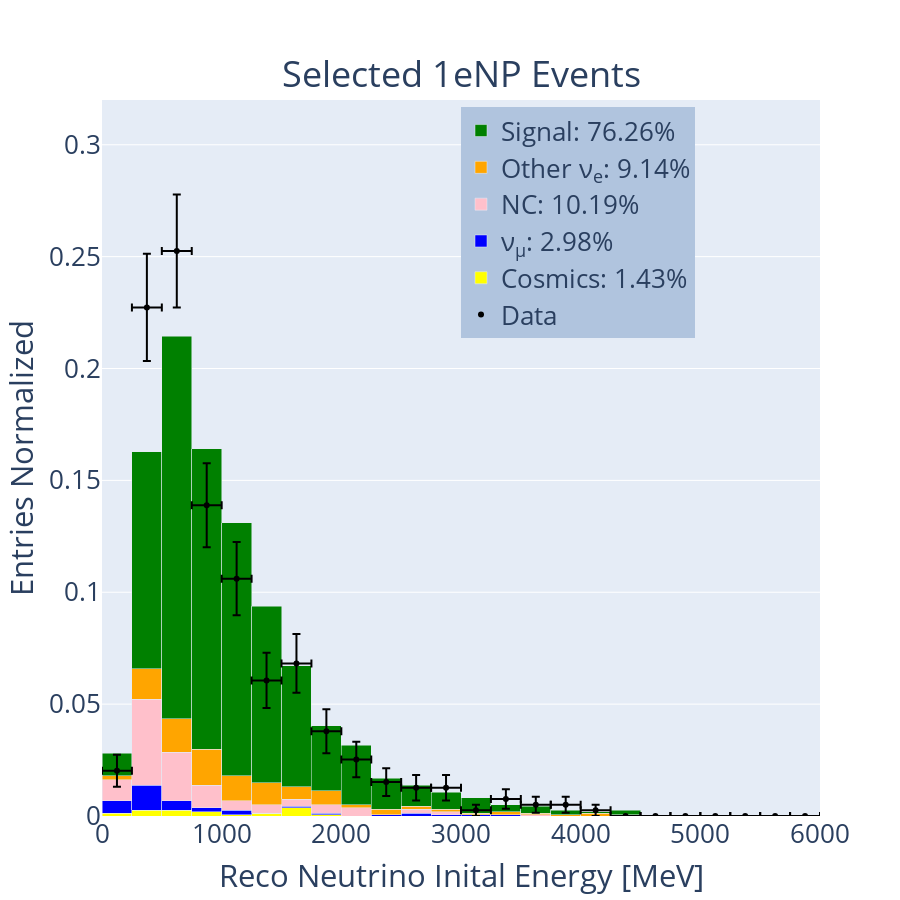
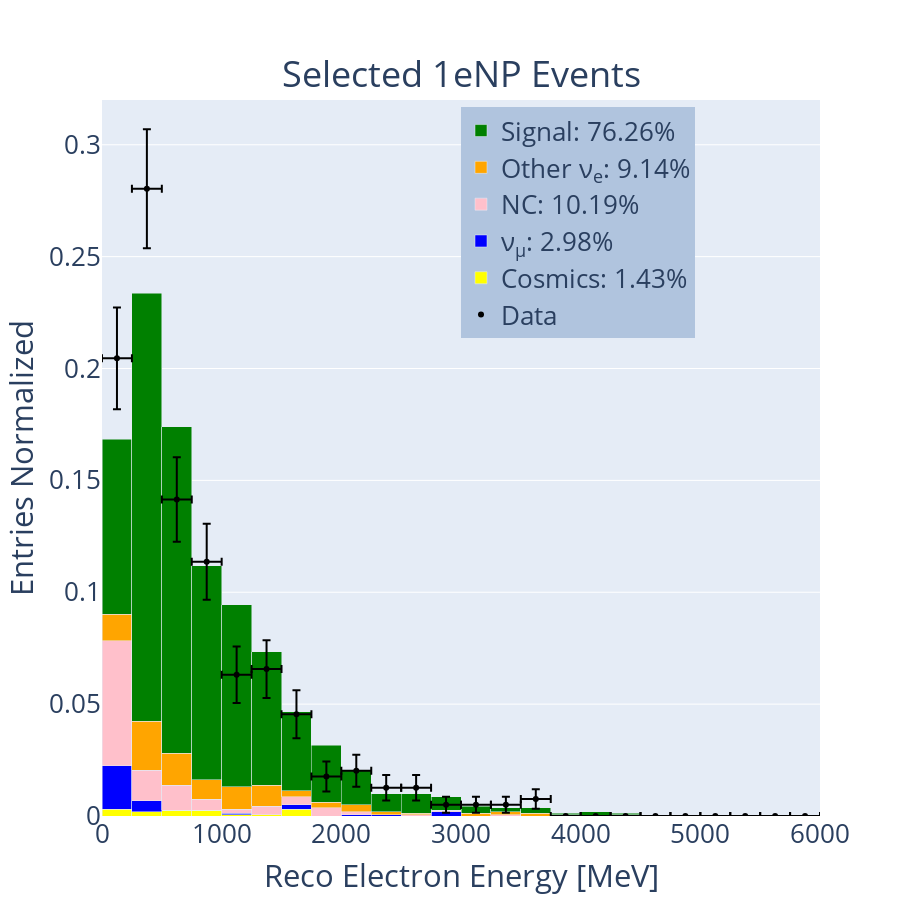
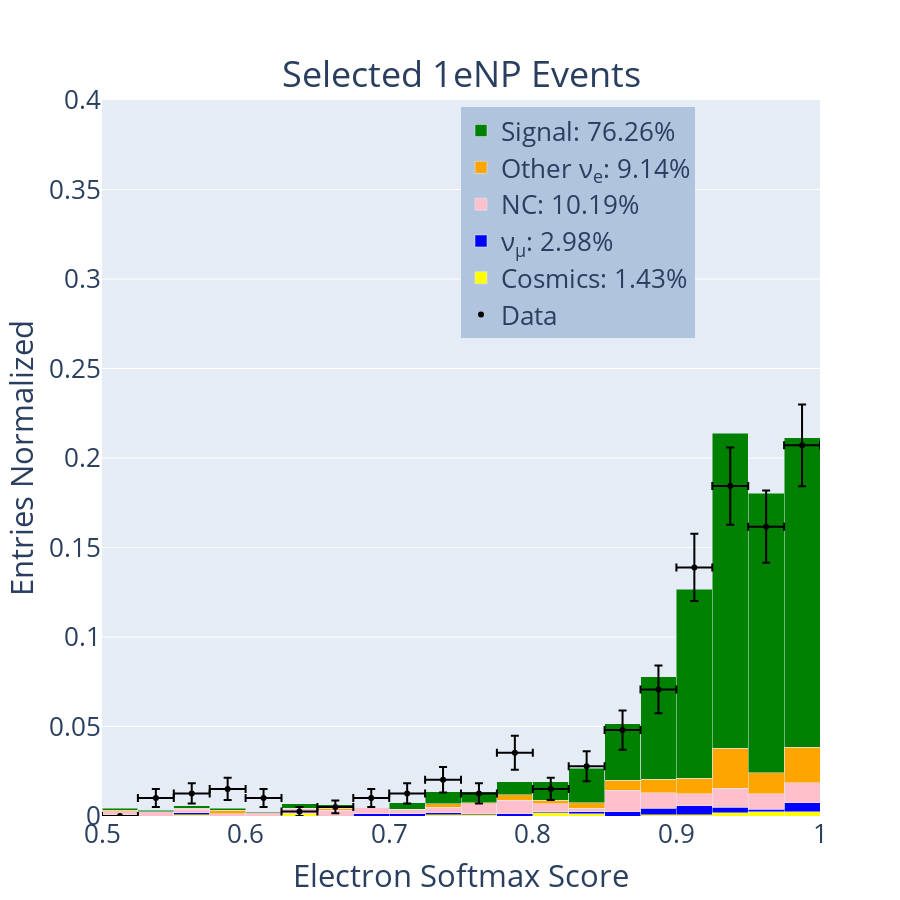
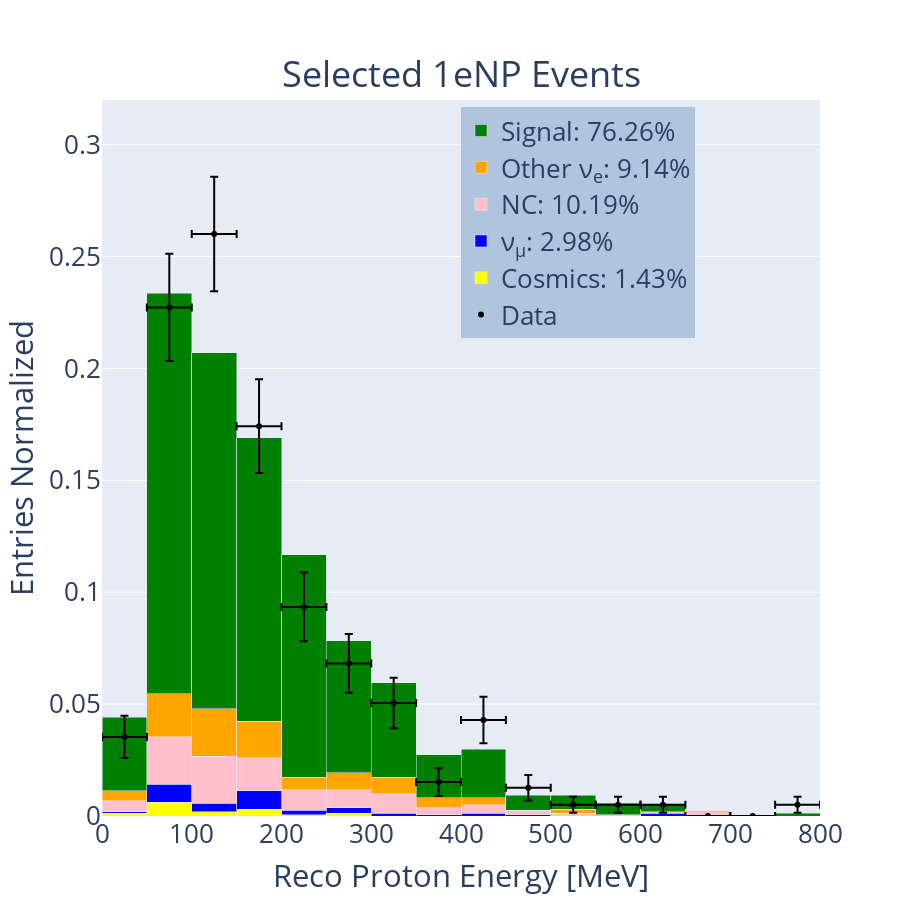

The cell these charts' notebook holds for them, in order:
### Code cell
#hist_1d_norm('reco_nu_energy',[0,5000],250,'True Neutrino Inital Energy [MeV]','True 1e1p Events','1e1p')
hist_1d_norm('visible_energy_reco',[0,.32],[0,6000],250,'Reco Neutrino Inital Energy [MeV]','Selected 1eNP Events','1eNp')
hist_1d_norm('leading_electron_ke_reco',[0,.32],[0,6000],250,'Reco Electron Energy [MeV]','Selected 1eNP Events','1eNp')
hist_1d_norm('electron_softmax',[0,.4],[0.5,1],.025,'Electron Softmax Score','Selected 1eNP Events','1eNp')
hist_1d_norm('leading_proton_ke_reco',[0,.32],[0,800],50,'Reco Proton Energy [MeV]','Selected 1eNP Events','1eNp')
hist_1d_norm('proton_softmax',[0,.4],[0.4,1],.03,'Proton Softmax Score','Selected 1eNP Events','1eNp')

#hist_1d_norm('reco_nu_energy',[0,5000],250,'True Neutrino Inital Energy [MeV]','True Nue Inclusive Events','Nue Inclusive')
